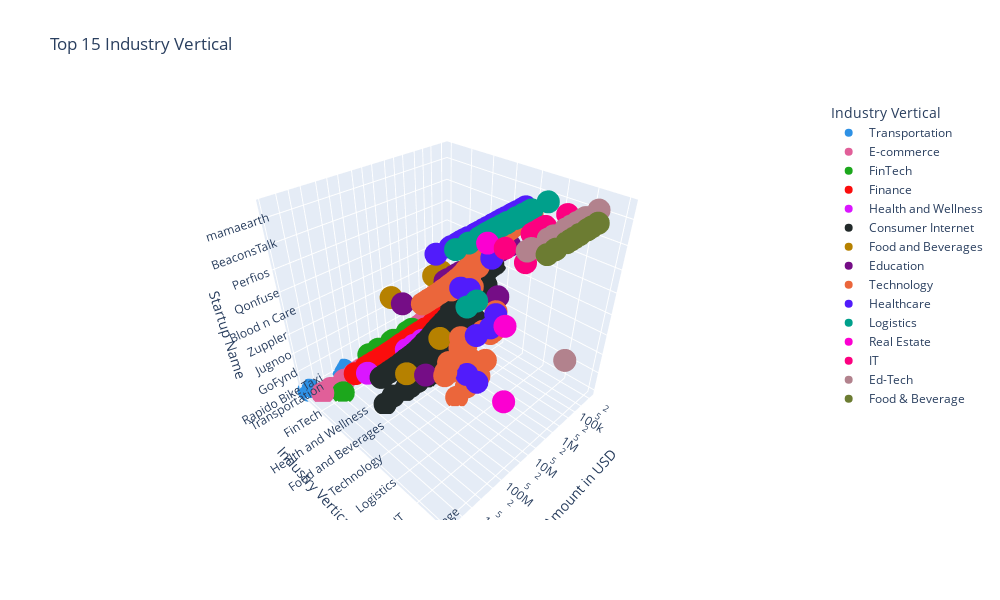

Notebook code cell kept with this figure:
### Code cell
# 3d scatter plot
fig = px.scatter_3d(df_top_industry_vertical, x="Amount in USD", y="Industry Vertical", z="Startup Name", color="Industry Vertical", hover_name="Startup Name", log_x=True, size_max=60,
                title="Top 15 Industry Vertical", labels={"Amount in USD": "Amount in USD", "Industry Vertical": "Industry Vertical"},
                width=1000, height=600, color_discrete_sequence=px.colors.qualitative.Dark24, template='plotly')
fig.show()

### Figure 1 — Plotly figure (JSON) as saved in the notebook; plotly's stock layout.template omitted (floating-point values rounded to 4 significant figures; data arrays with more than 128 entries replaced by an {"elided": "..."} marker saying what was removed)
{"data": [{"hovertemplate": "<b>%{hovertext}</b><br><br>Industry Vertical=%{y}<br>Amount in USD=%{x}<br>Startup Name=%{z}<extra></extra>", "hovertext": ["Rapido Bike Taxi", "Vogo Automotive", "Shuttl", "Patel Logistics", "Shuttl", "Vogo Automotive Pvt. Ltd.", "eBikeGo"], "legendgroup": "Transportation", "marker": {"color": "#2E91E5", "symbol": "circle"}, "mode": "markers", "name": "Transportation", "scene": "scene", "showlegend": true, "type": "scatter3d", "x": [3900000000, 283000000, 8048394, 5600000, 5000000, 3584000, 300000], "y": ["Transportation", "Transportation", "Transportation", "Transportation", "Transportation", "Transportation", "Transportation"], "z": ["Rapido Bike Taxi", "Vogo Automotive", "Shuttl", "Patel Logistics", "Shuttl", "Vogo Automotive Pvt. Ltd.", "eBikeGo"]}, {"hovertemplate": "<b>%{hovertext}</b><br><br>Industry Vertical=%{y}<br>Amount in USD=%{x}<br>Startup Name=%{z}<extra></extra>", "hovertext": {"elided": "300 str values"}, "legendgroup": "E-commerce", "marker": {"color": "#E15F99", "symbol": "circle"}, "mode": "markers", "name": "E-commerce", "scene": "scene", "showlegend": true, "type": "scatter3d", "x": {"elided": "300 int values"}, "y": {"elided": "300 str values"}, "z": {"elided": "300 str values"}}, {"hovertemplate": "<b>%{hovertext}</b><br><br>Industry Vertical=%{y}<br>Amount in USD=%{x}<br>Startup Name=%{z}<extra></extra>", "hovertext": ["Paytm", "Tala", "Biz2Credit", "Aye Finance", "OkCredit", "INDwealth", "FPL Technologies", "Setu", "Cashflo", "wealthbucket"], "legendgroup": "FinTech", "marker": {"color": "#1CA71C", "symbol": "circle"}, "mode": "markers", "name": "FinTech", "scene": "scene", "showlegend": true, "type": "scatter3d", "x": [1000000000, 110000000, 52000000, 17411265, 15500000, 15000000, 4500000, 3500000, 3300000, 3000000], "y": ["FinTech", "FinTech", "FinTech", "FinTech", "FinTech", "FinTech", "FinTech", "FinTech", "FinTech", "FinTech"], "z": ["Paytm", "Tala", "Biz2Credit", "Aye Finance", "OkCredit", "INDwealth", "FPL Technologies", "Setu", "Cashflo", "wealthbucket"]}, {"hovertemplate": "<b>%{hovertext}</b><br><br>Industry Vertical=%{y}<br>Amount in USD=%{x}<br>Startup Name=%{z}<extra></extra>", "hovertext": ["True North", "Edelweiss", "Epiq Capital", "Alteria Capital", "Lendingkart", "BharatPe", "Varthana", "NeoGrowth Credit", "Kuvera", "InCred Finance", "MSE", "Ofbusiness", "pi Ventures", "Samunnati", "Annapurna Finance", "Capital Float", "AyeFinance", "Spandana Sphoorty", "RenewBuy", "Black Soil", "NeoGrowth", "EarlySalary", "Drip capital", "Alpha Capital", "IDG Ventures", "CoinTribe", "Avail Finance", "Aye Finance", "Aye Finance", "SaveBC", "ISFC", "InCred", "Kinara Capital", "Samunnati Financial Intermediation & Services Pvt. Ltd", "Progcap", "Veritas Finance", "Lendingkart", "AyeFinance", "OptaCredit", "AyeFinance", "Villgro", "Fisdom", "mintifi", "Aashiyaan", "Smartcoin", "Sqqrl", "Finzy", "GramCover", "MyLoanCare", "Prest Loans", "Buddy", "Vola", "OpenTap", "Nivesh", "happay", "Fincash", "Mihuru", "HealthFin", "Crowdera", "Loanzen", "1Crowd", "LenDenClub"], "legendgroup": "Finance", "marker": {"color": "#FB0D0D", "symbol": "circle"}, "mode": "markers", "name": "Finance", "scene": "scene", "showlegend": true, "type": "scatter3d", "x": [600000000, 270000000, 200000000, 140000000, 87000000, 75000000, 55000000, 47000000, 45000000, 42000000, 32000000, 29000000, 25000000, 23500000, 23000000, 22000000, 21500000, 19500000, 19000000, 17000000, 16000000, 15700000, 15000000, 14800000, 10000000, 10000000, 9000000, 8000000, 6240000, 6000000, 6000000, 5900000, 5000000, 5000000, 5000000, 4700000, 4700000, 4600000, 4000000, 3800000, 3500000, 3000000, 2000000, 2000000, 2000000, 1000000, 1000000, 1000000, 978000, 570000, 500000, 500000, 450000, 450000, 250000, 150000, 150000, null, null, null, null, null], "y": ["Finance", "Finance", "Finance", "Finance", "Finance", "Finance", "Finance", "Finance", "Finance", "Finance", "Finance", "Finance", "Finance", "Finance", "Finance", "Finance", "Finance", "Finance", "Finance", "Finance", "Finance", "Finance", "Finance", "Finance", "Finance", "Finance", "Finance", "Finance", "Finance", "Finance", "Finance", "Finance", "Finance", "Finance", "Finance", "Finance", "Finance", "Finance", "Finance", "Finance", "Finance", "Finance", "Finance", "Finance", "Finance", "Finance", "Finance", "Finance", "Finance", "Finance", "Finance", "Finance", "Finance", "Finance", "Finance", "Finance", "Finance", "Finance", "Finance", "Finance", "Finance", "Finance"], "z": ["True North", "Edelweiss", "Epiq Capital", "Alteria Capital", "Lendingkart", "BharatPe", "Varthana", "NeoGrowth Credit", "Kuvera", "InCred Finance", "MSE", "Ofbusiness", "pi Ventures", "Samunnati", "Annapurna Finance", "Capital Float", "AyeFinance", "Spandana Sphoorty", "RenewBuy", "Black Soil", "NeoGrowth", "EarlySalary", "Drip capital", "Alpha Capital", "IDG Ventures", "CoinTribe", "Avail Finance", "Aye Finance", "Aye Finance", "SaveBC", "ISFC", "InCred", "Kinara Capital", "Samunnati Financial Intermediation & Services Pvt. Ltd", "Progcap", "Veritas Finance", "Lendingkart", "AyeFinance", "OptaCredit", "AyeFinance", "Villgro", "Fisdom", "mintifi", "Aashiyaan", "Smartcoin", "Sqqrl", "Finzy", "GramCover", "MyLoanCare", "Prest Loans", "Buddy", "Vola", "OpenTap", "Nivesh", "happay", "Fincash", "Mihuru", "HealthFin", "Crowdera", "Loanzen", "1Crowd", "LenDenClub"]}, {"hovertemplate": "<b>%{hovertext}</b><br><br>Industry Vertical=%{y}<br>Amount in USD=%{x}<br>Startup Name=%{z}<extra></extra>", "hovertext": ["GOQii", "Vyome Therapeutics Inc.", "Healthians", "HealthifyMe", "Misters", "Azah"], "legendgroup": "Health and Wellness", "marker": {"color": "#DA16FF", "symbol": "circle"}, "mode": "markers", "name": "Health and Wellness", "scene": "scene", "showlegend": true, "type": "scatter3d", "x": [450000000, 22000000, 12000000, 6000000, 486000, 200000], "y": ["Health and Wellness", "Health and Wellness", "Health and Wellness", "Health and Wellness", "Health and Wellness", "Health and Wellness"], "z": ["GOQii", "Vyome Therapeutics Inc.", "Healthians", "HealthifyMe", "Misters", "Azah"]}, {"hovertemplate": "<b>%{hovertext}</b><br><br>Industry Vertical=%{y}<br>Amount in USD=%{x}<br>Startup Name=%{z}<extra></extra>", "hovertext": {"elided": "941 str values"}, "legendgroup": "Consumer Internet", "marker": {"color": "#222A2A", "symbol": "circle"}, "mode": "markers", "name": "Consumer Internet", "scene": "scene", "showlegend": true, "type": "scatter3d", "x": {"elided": "941 int values"}, "y": {"elided": "941 str values"}, "z": {"elided": "941 str values"}}, {"hovertemplate": "<b>%{hovertext}</b><br><br>Industry Vertical=%{y}<br>Amount in USD=%{x}<br>Startup Name=%{z}<extra></extra>", "hovertext": ["Zomato", "Swiggy", "Bira91", "HungerBox", "Bira91", "Daalchini Technologies", "holachef", "GoDesi", "Burger Singh"], "legendgroup": "Food and Beverages", "marker": {"color": "#B68100", "symbol": "circle"}, "mode": "markers", "name": "Food and Beverages", "scene": "scene", "showlegend": true, "type": "scatter3d", "x": [200000000, 100000000, 10000000, 6590000, 5600000, 500000, 311200, 138995, 0], "y": ["Food and Beverages", "Food and Beverages", "Food and Beverages", "Food and Beverages", "Food and Beverages", "Food and Beverages", "Food and Beverages", "Food and Beverages", "Food and Beverages"], "z": ["Zomato", "Swiggy", "Bira91", "HungerBox", "Bira91", "Daalchini Technologies", "holachef", "GoDesi", "Burger Singh"]}, {"hovertemplate": "<b>%{hovertext}</b><br><br>Industry Vertical=%{y}<br>Amount in USD=%{x}<br>Startup Name=%{z}<extra></extra>", "hovertext": ["Furtados School of Music", "Byjus", "EduPristine", "Rao IIT Academy", "Eruditus", "Simplilearn", "Avanti Learning", "CueMath", "MyCity4Kids", "Sunstone Eduversity Pvt. Ltd", "EduAce Services", "Imarticus Learning", "Convegenius", "Justdakhila.com", "TopRankers", "Genius Corner", "Myly", "MyChild App", "Gyaanzone", "Prepathon", "Fundamentor", "Vahan", "Magic Crate", "Career360"], "legendgroup": "Education", "marker": {"color": "#750D86", "symbol": "circle"}, "mode": "markers", "name": "Education", "scene": "scene", "showlegend": true, "type": "scatter3d", "x": [200000000, 50000000, 10000000, 8600000, 8200000, 6000000, 5000000, 4000000, 3000000, 1500000, 1000000, 1000000, 900000, 750000, 670000, 278000, 100000, 100000, 45000, null, null, null, null, null], "y": ["Education", "Education", "Education", "Education", "Education", "Education", "Education", "Education", "Education", "Education", "Education", "Education", "Education", "Education", "Education", "Education", "Education", "Education", "Education", "Education", "Education", "Education", "Education", "Education"], "z": ["Furtados School of Music", "Byjus", "EduPristine", "Rao IIT Academy", "Eruditus", "Simplilearn", "Avanti Learning", "CueMath", "MyCity4Kids", "Sunstone Eduversity Pvt. Ltd", "EduAce Services", "Imarticus Learning", "Convegenius", "Justdakhila.com", "TopRankers", "Genius Corner", "Myly", "MyChild App", "Gyaanzone", "Prepathon", "Fundamentor", "Vahan", "Magic Crate", "Career360"]}, {"hovertemplate": "<b>%{hovertext}</b><br><br>Industry Vertical=%{y}<br>Amount in USD=%{x}<br>Startup Name=%{z}<extra></extra>", "hovertext": {"elided": "478 str values"}, "legendgroup": "Technology", "marker": {"color": "#EB663B", "symbol": "circle"}, "mode": "markers", "name": "Technology", "scene": "scene", "showlegend": true, "type": "scatter3d", "x": {"elided": "478 int values"}, "y": {"elided": "478 str values"}, "z": {"elided": "478 str values"}}, {"hovertemplate": "<b>%{hovertext}</b><br><br>Industry Vertical=%{y}<br>Amount in USD=%{x}<br>Startup Name=%{z}<extra></extra>", "hovertext": ["Shape", "Healthcare at Home", "Puro Wellness", "Portea", "Medwell Ventures", "Asia Institute Of Medical Science", "Tynor Othontics", "iGenetics", "Sigtuple", "Medikabazaar", "healthifyme", "CureFit", "MedGenome", "Axio", "OncoStem", "MyUpchar", "Healthsignz", "mfine", "Care24", "medECUBE", "MamaEarth", "Healthi", "Cult", "The Healthy Billions", "Wellthy", "Vyome Biosciences", "Doxper", "Address Health", "eKincare", "MobieFit", "3HCare", "PeeSafe.in", "PeeSafe", "Letsmd", "Cygnus Hospitals", "5th Vital", "Karma Healthcare", "PeeBuddy", "Touchkin", "NirogStreet", "HWell24", "Pramati", "MEngage", "Life Circle", "PlanMy MedicalTrip", "iNICU", "Zoctr", "Theranosis", "Pregbuddy", "mamaearth", "Visit", "MedTel", "Predible Health", "HWell24 Plus", "Curatio", "HealthIntel", "QorQI", "Niramai", "Xcode", "Tricog", "MobiDent", "HEAL Institute", "Consure Medical", "Cult Fitness", "Transcell", "LiveNutriFit", "Invictus Oncology", "Obino", "Remidio", "Saral Designs", "Gajty"], "legendgroup": "Healthcare", "marker": {"color": "#511CFB", "symbol": "circle"}, "mode": "markers", "name": "Healthcare", "scene": "scene", "showlegend": true, "type": "scatter3d", "x": [100000000, 40000000, 37000000, 26000000, 21000000, 21000000, 21000000, 19500000, 19000000, 15800000, 12000000, 10000000, 10000000, 7400000, 6000000, 5000000, 5000000, 4200000, 4000000, 4000000, 4000000, 3100000, 3000000, 2100000, 2100000, 2000000, 1900000, 1500000, 1500000, 1350000, 1000000, 1000000, 1000000, 1000000, 750000, 500000, 500000, 443000, 400000, 300000, 200000, 200000, 175000, 150000, 150000, null, null, null, null, null, null, null, null, null, null, null, null, null, null, null, null, null, null, null, null, null, null, null, null, null, null], "y": ["Healthcare", "Healthcare", "Healthcare", "Healthcare", "Healthcare", "Healthcare", "Healthcare", "Healthcare", "Healthcare", "Healthcare", "Healthcare", "Healthcare", "Healthcare", "Healthcare", "Healthcare", "Healthcare", "Healthcare", "Healthcare", "Healthcare", "Healthcare", "Healthcare", "Healthcare", "Healthcare", "Healthcare", "Healthcare", "Healthcare", "Healthcare", "Healthcare", "Healthcare", "Healthcare", "Healthcare", "Healthcare", "Healthcare", "Healthcare", "Healthcare", "Healthcare", "Healthcare", "Healthcare", "Healthcare", "Healthcare", "Healthcare", "Healthcare", "Healthcare", "Healthcare", "Healthcare", "Healthcare", "Healthcare", "Healthcare", "Healthcare", "Healthcare", "Healthcare", "Healthcare", "Healthcare", "Healthcare", "Healthcare", "Healthcare", "Healthcare", "Healthcare", "Healthcare", "Healthcare", "Healthcare", "Healthcare", "Healthcare", "Healthcare", "Healthcare", "Healthcare", "Healthcare", "Healthcare", "Healthcare", "Healthcare", "Healthcare"], "z": ["Shape", "Healthcare at Home", "Puro Wellness", "Portea", "Medwell Ventures", "Asia Institute Of Medical Science", "Tynor Othontics", "iGenetics", "Sigtuple", "Medikabazaar", "healthifyme", "CureFit", "MedGenome", "Axio", "OncoStem", "MyUpchar", "Healthsignz", "mfine", "Care24", "medECUBE", "MamaEarth", "Healthi", "Cult", "The Healthy Billions", "Wellthy", "Vyome Biosciences", "Doxper", "Address Health", "eKincare", "MobieFit", "3HCare", "PeeSafe.in", "PeeSafe", "Letsmd", "Cygnus Hospitals", "5th Vital", "Karma Healthcare", "PeeBuddy", "Touchkin", "NirogStreet", "HWell24", "Pramati", "MEngage", "Life Circle", "PlanMy MedicalTrip", "iNICU", "Zoctr", "Theranosis", "Pregbuddy", "mamaearth", "Visit", "MedTel", "Predible Health", "HWell24 Plus", "Curatio", "HealthIntel", "QorQI", "Niramai", "Xcode", "Tricog", "MobiDent", "HEAL Institute", "Consure Medical", "Cult Fitness", "Transcell", "LiveNutriFit", "Invictus Oncology", "Obino", "Remidio", "Saral Designs", "Gajty"]}, {"hovertemplate": "<b>%{hovertext}</b><br><br>Industry Vertical=%{y}<br>Amount in USD=%{x}<br>Startup Name=%{z}<extra></extra>", "hovertext": ["Blackbuck", "Ecom Express", "Delhivery", "Rivigo", "TruckingCube", "Blackbuck", "Leap India", "LetsTransport", "Origo Commodities India Pvt. Ltd", "Shadowfox", "4tigo", "Pando", "BlackBuck", "Schedulers Logistics", "The Porter", "Emiza", "TruxApp", "WoW Express", "Grab.in", "StanPlus", "Shipsy", "Connect India", "Truckola", "The Porter", "MaalGaadi", "SpeedBox", "Zebroads", "Box My Space", "VDeliver", "Loadshare", "GoComet", "Pikkol", "Pikkol", "Quickli", "Gobolt", "Derbii", "LogiNext"], "legendgroup": "Logistics", "marker": {"color": "#00A08B", "symbol": "circle"}, "mode": "markers", "name": "Logistics", "scene": "scene", "showlegend": true, "type": "scatter3d", "x": [70000000, 30000000, 30000000, 15000000, 14900000, 14680000, 13000000, 12000000, 11000000, 10000000, 10000000, 9000000, 7700000, 6000000, 5500000, 4500000, 3100000, 2200000, 2000000, 1100000, 1000000, 1000000, 595000, 500000, 375000, 300000, 75000, null, null, null, null, null, null, null, null, null, null], "y": ["Logistics", "Logistics", "Logistics", "Logistics", "Logistics", "Logistics", "Logistics", "Logistics", "Logistics", "Logistics", "Logistics", "Logistics", "Logistics", "Logistics", "Logistics", "Logistics", "Logistics", "Logistics", "Logistics", "Logistics", "Logistics", "Logistics", "Logistics", "Logistics", "Logistics", "Logistics", "Logistics", "Logistics", "Logistics", "Logistics", "Logistics", "Logistics", "Logistics", "Logistics", "Logistics", "Logistics", "Logistics"], "z": ["Blackbuck", "Ecom Express", "Delhivery", "Rivigo", "TruckingCube", "Blackbuck", "Leap India", "LetsTransport", "Origo Commodities India Pvt. Ltd", "Shadowfox", "4tigo", "Pando", "BlackBuck", "Schedulers Logistics", "The Porter", "Emiza", "TruxApp", "WoW Express", "Grab.in", "StanPlus", "Shipsy", "Connect India", "Truckola", "The Porter", "MaalGaadi", "SpeedBox", "Zebroads", "Box My Space", "VDeliver", "Loadshare", "GoComet", "Pikkol", "Pikkol", "Quickli", "Gobolt", "Derbii", "LogiNext"]}, {"hovertemplate": "<b>%{hovertext}</b><br><br>Industry Vertical=%{y}<br>Amount in USD=%{x}<br>Startup Name=%{z}<extra></extra>", "hovertext": ["Tata Housing", "Innov8", "MyGubbi", "Wired Hub", "BHIVE", "Qdesq"], "legendgroup": "Real Estate", "marker": {"color": "#FB00D1", "symbol": "circle"}, "mode": "markers", "name": "Real Estate", "scene": "scene", "showlegend": true, "type": "scatter3d", "x": [23000000, 4000000, 2500000, null, null, null], "y": ["Real Estate", "Real Estate", "Real Estate", "Real Estate", "Real Estate", "Real Estate"], "z": ["Tata Housing", "Innov8", "MyGubbi", "Wired Hub", "BHIVE", "Qdesq"]}, {"hovertemplate": "<b>%{hovertext}</b><br><br>Industry Vertical=%{y}<br>Amount in USD=%{x}<br>Startup Name=%{z}<extra></extra>", "hovertext": ["Capillary", "Anchanto", "Narvar", "Disprz", "Elucidata", "Credy", "Entropik", "19th mile"], "legendgroup": "IT", "marker": {"color": "#FC0080", "symbol": "circle"}, "mode": "markers", "name": "IT", "scene": "scene", "showlegend": true, "type": "scatter3d", "x": [20000000, 4000000, 3000000, 2500000, 1700000, 1400000, 1100000, 180000], "y": ["IT", "IT", "IT", "IT", "IT", "IT", "IT", "IT"], "z": ["Capillary", "Anchanto", "Narvar", "Disprz", "Elucidata", "Credy", "Entropik", "19th mile"]}, {"hovertemplate": "<b>%{hovertext}</b><br><br>Industry Vertical=%{y}<br>Amount in USD=%{x}<br>Startup Name=%{z}<extra></extra>", "hovertext": ["IMAX Program", "Vedantu", "Littlemore", "quizizz", "Edureka", "Avishkaar Box", "Shirsa Labs", "Nayi Disha", "kidovators", "IndigoLearn", "Toppr", "Kriger Campus", "Chrysalis", "Purple Squirrel"], "legendgroup": "Ed-Tech", "marker": {"color": "#B2828D", "symbol": "circle"}, "mode": "markers", "name": "Ed-Tech", "scene": "scene", "showlegend": true, "type": "scatter3d", "x": [13500000, 10000000, 3000000, 3000000, 2000000, 772500, 500000, 300000, 180000, 150000, 100000, 46140, null, null], "y": ["Ed-Tech", "Ed-Tech", "Ed-Tech", "Ed-Tech", "Ed-Tech", "Ed-Tech", "Ed-Tech", "Ed-Tech", "Ed-Tech", "Ed-Tech", "Ed-Tech", "Ed-Tech", "Ed-Tech", "Ed-Tech"], "z": ["IMAX Program", "Vedantu", "Littlemore", "quizizz", "Edureka", "Avishkaar Box", "Shirsa Labs", "Nayi Disha", "kidovators", "IndigoLearn", "Toppr", "Kriger Campus", "Chrysalis", "Purple Squirrel"]}, {"hovertemplate": "<b>%{hovertext}</b><br><br>Industry Vertical=%{y}<br>Amount in USD=%{x}<br>Startup Name=%{z}<extra></extra>", "hovertext": ["Big Fish Ventures", "Faasos", "RAW Pressery", "B9 Beverages", "WayCool", "Fresh Food Concepts", "GoldFarm", "Hello Curry", "Yumlane", "MyGreens", "Bonhomia", "Dropkaffe", "FYRE", "Biryani Blues", "Chai Thela", "Chevon", "HealthSutra", "Sattviko", "Drums Food", "Bonhomia", "Tpot", "Roll Mafia", "WIMWI Foods"], "legendgroup": "Food & Beverage", "marker": {"color": "#6C7C32", "symbol": "circle"}, "mode": "markers", "name": "Food & Beverage", "scene": "scene", "showlegend": true, "type": "scatter3d", "x": [11100000, 6300000, 6000000, 6000000, 2700000, 2000000, 2000000, 1500000, 1000000, 1000000, 1000000, 550000, 500000, 368000, 218000, null, null, null, null, null, null, null, null], "y": ["Food & Beverage", "Food & Beverage", "Food & Beverage", "Food & Beverage", "Food & Beverage", "Food & Beverage", "Food & Beverage", "Food & Beverage", "Food & Beverage", "Food & Beverage", "Food & Beverage", "Food & Beverage", "Food & Beverage", "Food & Beverage", "Food & Beverage", "Food & Beverage", "Food & Beverage", "Food & Beverage", "Food & Beverage", "Food & Beverage", "Food & Beverage", "Food & Beverage", "Food & Beverage"], "z": ["Big Fish Ventures", "Faasos", "RAW Pressery", "B9 Beverages", "WayCool", "Fresh Food Concepts", "GoldFarm", "Hello Curry", "Yumlane", "MyGreens", "Bonhomia", "Dropkaffe", "FYRE", "Biryani Blues", "Chai Thela", "Chevon", "HealthSutra", "Sattviko", "Drums Food", "Bonhomia", "Tpot", "Roll Mafia", "WIMWI Foods"]}], "layout": {"height": 600, "legend": {"title": {"text": "Industry Vertical"}, "tracegroupgap": 0}, "scene": {"domain": {"x": [0, 1], "y": [0, 1]}, "xaxis": {"title": {"text": "Amount in USD"}, "type": "log"}, "yaxis": {"categoryarray": ["Transportation", "E-commerce", "FinTech", "Finance", "Health and Wellness", "Consumer Internet", "Food and Beverages", "Education", "Technology", "Healthcare", "Logistics", "Real Estate", "IT", "Ed-Tech", "Food & Beverage"], "categoryorder": "array", "title": {"text": "Industry Vertical"}}, "zaxis": {"title": {"text": "Startup Name"}}}, "title": {"text": "Top 15 Industry Vertical"}, "width": 1000}}
